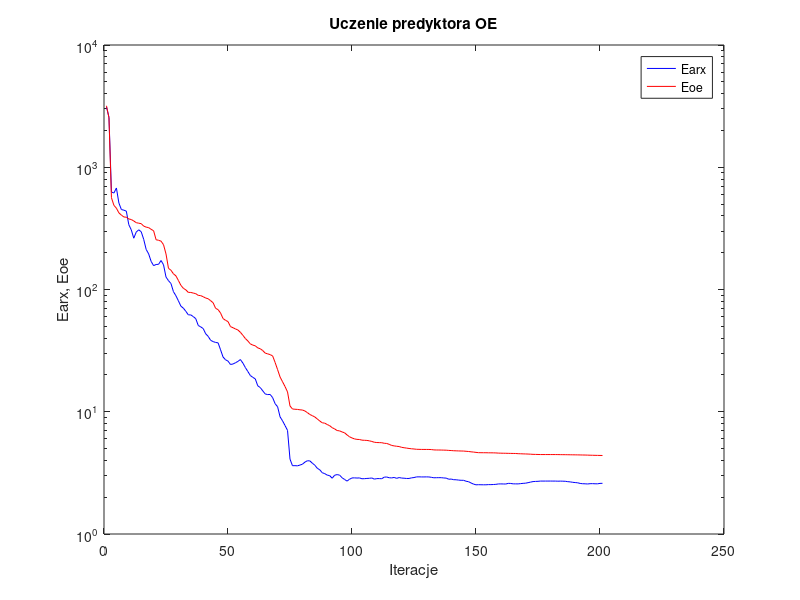
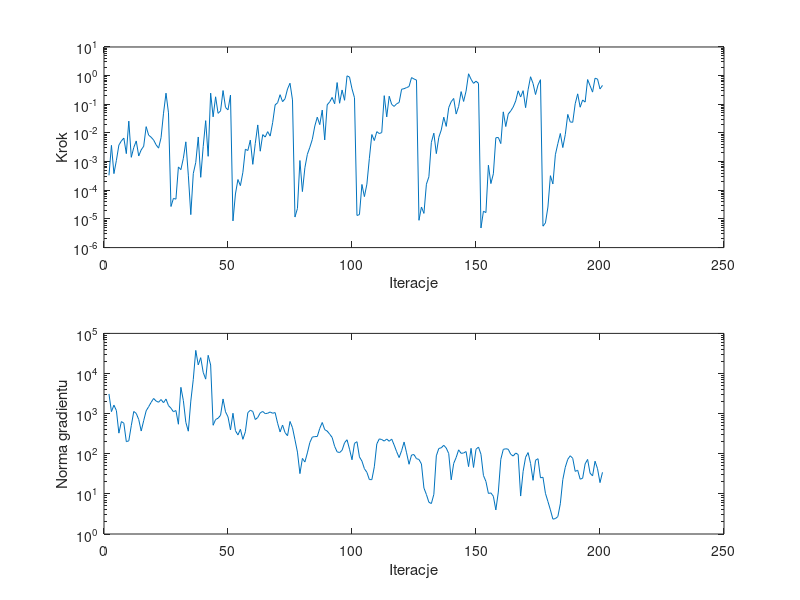

MATLAB code to generate these figures, in order:
%uczenie predyktora oe
clear all;
n=0; farx(n+1)=3.108858e+003; foe(n+1)=3.182804e+003; wspucz(n+1)=0.000000e+000; ng(n+1)=0.000000e+000;
%odnowa zmiennej metryki
n=1; farx(n+1)=2.567000e+003; foe(n+1)=2.537252e+003; krok(n+1)=3.325065e-004; ng(n+1)=3.098901e+003;
n=2; farx(n+1)=6.273749e+002; foe(n+1)=5.636211e+002; krok(n+1)=3.698907e-003; ng(n+1)=1.123418e+003;
n=3; farx(n+1)=6.154847e+002; foe(n+1)=4.876958e+002; krok(n+1)=3.812452e-004; ng(n+1)=1.629033e+003;
n=4; farx(n+1)=6.769134e+002; foe(n+1)=4.623409e+002; krok(n+1)=1.109421e-003; ng(n+1)=1.194681e+003;
n=5; farx(n+1)=5.102691e+002; foe(n+1)=4.237217e+002; krok(n+1)=3.778589e-003; ng(n+1)=3.265131e+002;
n=6; farx(n+1)=4.511158e+002; foe(n+1)=4.060871e+002; krok(n+1)=5.269205e-003; ng(n+1)=6.333523e+002;
n=7; farx(n+1)=4.454785e+002; foe(n+1)=3.921717e+002; krok(n+1)=6.607631e-003; ng(n+1)=5.783642e+002;
n=8; farx(n+1)=4.376917e+002; foe(n+1)=3.901415e+002; krok(n+1)=1.901538e-003; ng(n+1)=2.003173e+002;
n=9; farx(n+1)=3.390088e+002; foe(n+1)=3.776316e+002; krok(n+1)=2.589153e-002; ng(n+1)=2.101932e+002;
n=10; farx(n+1)=3.074267e+002; foe(n+1)=3.736313e+002; krok(n+1)=1.413789e-003; ng(n+1)=5.012295e+002;
n=11; farx(n+1)=2.627964e+002; foe(n+1)=3.635113e+002; krok(n+1)=3.096185e-003; ng(n+1)=1.131752e+003;
n=12; farx(n+1)=2.950536e+002; foe(n+1)=3.521813e+002; krok(n+1)=5.269205e-003; ng(n+1)=1.013738e+003;
n=13; farx(n+1)=3.078693e+002; foe(n+1)=3.485423e+002; krok(n+1)=1.570350e-003; ng(n+1)=7.146886e+002;
n=14; farx(n+1)=2.968174e+002; foe(n+1)=3.458073e+002; krok(n+1)=2.569527e-003; ng(n+1)=3.687894e+002;
n=15; farx(n+1)=2.575575e+002; foe(n+1)=3.301406e+002; krok(n+1)=3.437609e-003; ng(n+1)=6.680128e+002;
n=16; farx(n+1)=2.127796e+002; foe(n+1)=3.237488e+002; krok(n+1)=1.660195e-002; ng(n+1)=1.175475e+003;
n=17; farx(n+1)=1.956470e+002; foe(n+1)=3.207395e+002; krok(n+1)=8.403478e-003; ng(n+1)=1.489920e+003;
n=18; farx(n+1)=1.698397e+002; foe(n+1)=3.106749e+002; krok(n+1)=7.088910e-003; ng(n+1)=1.909634e+003;
n=19; farx(n+1)=1.567424e+002; foe(n+1)=3.024759e+002; krok(n+1)=5.682045e-003; ng(n+1)=2.389212e+003;
n=20; farx(n+1)=1.601689e+002; foe(n+1)=2.552908e+002; krok(n+1)=3.869544e-003; ng(n+1)=2.065043e+003;
n=21; farx(n+1)=1.606807e+002; foe(n+1)=2.527378e+002; krok(n+1)=2.953444e-003; ng(n+1)=1.922169e+003;
n=22; farx(n+1)=1.726674e+002; foe(n+1)=2.485875e+002; krok(n+1)=6.819101e-003; ng(n+1)=2.246538e+003;
n=23; farx(n+1)=1.592780e+002; foe(n+1)=2.325891e+002; krok(n+1)=4.895097e-002; ng(n+1)=1.872490e+003;
n=24; farx(n+1)=1.264951e+002; foe(n+1)=1.953261e+002; krok(n+1)=2.445391e-001; ng(n+1)=2.312094e+003;
n=25; farx(n+1)=1.180995e+002; foe(n+1)=1.489912e+002; krok(n+1)=5.039212e-002; ng(n+1)=1.587094e+003;
%odnowa zmiennej metryki
n=26; farx(n+1)=1.119475e+002; foe(n+1)=1.436958e+002; krok(n+1)=2.715324e-005; ng(n+1)=1.364867e+003;
n=27; farx(n+1)=9.600864e+001; foe(n+1)=1.344000e+002; krok(n+1)=5.210339e-005; ng(n+1)=1.114229e+003;
n=28; farx(n+1)=8.889353e+001; foe(n+1)=1.292446e+002; krok(n+1)=4.902299e-005; ng(n+1)=1.196270e+003;
n=29; farx(n+1)=8.081714e+001; foe(n+1)=1.185522e+002; krok(n+1)=6.520232e-004; ng(n+1)=5.441054e+002;
n=30; farx(n+1)=7.308077e+001; foe(n+1)=1.081983e+002; krok(n+1)=5.239523e-004; ng(n+1)=4.525524e+003;
n=31; farx(n+1)=7.038001e+001; foe(n+1)=1.022904e+002; krok(n+1)=1.310411e-003; ng(n+1)=2.116211e+003;
n=32; farx(n+1)=6.628915e+001; foe(n+1)=9.930828e+001; krok(n+1)=4.900827e-003; ng(n+1)=6.056270e+002;
n=33; farx(n+1)=6.203946e+001; foe(n+1)=9.466050e+001; krok(n+1)=3.368107e-004; ng(n+1)=3.653378e+002;
n=34; farx(n+1)=6.198385e+001; foe(n+1)=9.463716e+001; krok(n+1)=1.414532e-005; ng(n+1)=2.053788e+003;
n=35; farx(n+1)=6.003178e+001; foe(n+1)=9.349836e+001; krok(n+1)=3.824249e-004; ng(n+1)=7.155144e+003;
n=36; farx(n+1)=5.773265e+001; foe(n+1)=9.242910e+001; krok(n+1)=9.364685e-004; ng(n+1)=3.768247e+004;
n=37; farx(n+1)=5.080372e+001; foe(n+1)=8.955364e+001; krok(n+1)=7.242402e-003; ng(n+1)=1.640852e+004;
n=38; farx(n+1)=4.943974e+001; foe(n+1)=8.909147e+001; krok(n+1)=2.834094e-004; ng(n+1)=2.483096e+004;
n=39; farx(n+1)=4.794553e+001; foe(n+1)=8.727951e+001; krok(n+1)=3.364099e-003; ng(n+1)=1.068987e+004;
n=40; farx(n+1)=4.341254e+001; foe(n+1)=8.515570e+001; krok(n+1)=2.687524e-002; ng(n+1)=7.251909e+003;
n=41; farx(n+1)=4.139442e+001; foe(n+1)=8.401403e+001; krok(n+1)=1.532691e-003; ng(n+1)=2.843411e+004;
n=42; farx(n+1)=3.839893e+001; foe(n+1)=8.098616e+001; krok(n+1)=2.454949e-001; ng(n+1)=1.628702e+004;
n=43; farx(n+1)=3.749387e+001; foe(n+1)=7.790994e+001; krok(n+1)=3.651364e-002; ng(n+1)=5.130778e+002;
n=44; farx(n+1)=3.688948e+001; foe(n+1)=7.016466e+001; krok(n+1)=1.827549e-001; ng(n+1)=7.144560e+002;
n=45; farx(n+1)=3.662242e+001; foe(n+1)=6.843056e+001; krok(n+1)=4.834060e-002; ng(n+1)=7.691367e+002;
n=46; farx(n+1)=3.211468e+001; foe(n+1)=6.418712e+001; krok(n+1)=5.908701e-002; ng(n+1)=9.130834e+002;
n=47; farx(n+1)=2.804851e+001; foe(n+1)=5.786517e+001; krok(n+1)=3.020544e-001; ng(n+1)=2.320686e+003;
n=48; farx(n+1)=2.661416e+001; foe(n+1)=5.597101e+001; krok(n+1)=7.786028e-002; ng(n+1)=1.110887e+003;
n=49; farx(n+1)=2.595676e+001; foe(n+1)=5.465486e+001; krok(n+1)=6.392790e-002; ng(n+1)=8.295685e+002;
n=50; farx(n+1)=2.436188e+001; foe(n+1)=4.971696e+001; krok(n+1)=2.093785e-001; ng(n+1)=3.916066e+002;
%odnowa zmiennej metryki
n=51; farx(n+1)=2.458267e+001; foe(n+1)=4.869988e+001; krok(n+1)=8.539569e-006; ng(n+1)=1.022446e+003;
n=52; farx(n+1)=2.514975e+001; foe(n+1)=4.759294e+001; krok(n+1)=7.432247e-005; ng(n+1)=3.764545e+002;
n=53; farx(n+1)=2.581711e+001; foe(n+1)=4.663125e+001; krok(n+1)=2.374452e-004; ng(n+1)=2.939645e+002;
n=54; farx(n+1)=2.673024e+001; foe(n+1)=4.464924e+001; krok(n+1)=1.451493e-004; ng(n+1)=4.066091e+002;
n=55; farx(n+1)=2.500040e+001; foe(n+1)=4.219391e+001; krok(n+1)=4.238020e-004; ng(n+1)=2.292318e+002;
n=56; farx(n+1)=2.299757e+001; foe(n+1)=3.972843e+001; krok(n+1)=2.707062e-003; ng(n+1)=3.536089e+002;
n=57; farx(n+1)=2.134568e+001; foe(n+1)=3.793397e+001; krok(n+1)=2.435962e-003; ng(n+1)=1.061303e+003;
n=58; farx(n+1)=1.979233e+001; foe(n+1)=3.592079e+001; krok(n+1)=5.637357e-003; ng(n+1)=1.210287e+003;
n=59; farx(n+1)=1.912493e+001; foe(n+1)=3.508209e+001; krok(n+1)=8.031637e-004; ng(n+1)=1.133970e+003;
n=60; farx(n+1)=1.857289e+001; foe(n+1)=3.463033e+001; krok(n+1)=4.334641e-003; ng(n+1)=7.123687e+002;
n=61; farx(n+1)=1.629463e+001; foe(n+1)=3.329194e+001; krok(n+1)=1.906683e-002; ng(n+1)=8.016665e+002;
n=62; farx(n+1)=1.577866e+001; foe(n+1)=3.276323e+001; krok(n+1)=2.307965e-003; ng(n+1)=1.048233e+003;
n=63; farx(n+1)=1.483851e+001; foe(n+1)=3.166757e+001; krok(n+1)=8.751130e-003; ng(n+1)=1.132763e+003;
n=64; farx(n+1)=1.398580e+001; foe(n+1)=3.018296e+001; krok(n+1)=7.191611e-003; ng(n+1)=1.001656e+003;
n=65; farx(n+1)=1.382028e+001; foe(n+1)=2.975766e+001; krok(n+1)=1.111520e-002; ng(n+1)=1.021807e+003;
n=66; farx(n+1)=1.385316e+001; foe(n+1)=2.932558e+001; krok(n+1)=7.763326e-003; ng(n+1)=1.100127e+003;
n=67; farx(n+1)=1.304529e+001; foe(n+1)=2.861417e+001; krok(n+1)=2.284436e-002; ng(n+1)=1.022401e+003;
n=68; farx(n+1)=1.163498e+001; foe(n+1)=2.528959e+001; krok(n+1)=9.515193e-002; ng(n+1)=1.062371e+003;
n=69; farx(n+1)=1.098779e+001; foe(n+1)=2.209400e+001; krok(n+1)=1.134226e-001; ng(n+1)=5.770029e+002;
n=70; farx(n+1)=9.078862e+000; foe(n+1)=1.923238e+001; krok(n+1)=2.162376e-001; ng(n+1)=3.503297e+002;
n=71; farx(n+1)=8.424957e+000; foe(n+1)=1.758538e+001; krok(n+1)=1.234102e-001; ng(n+1)=5.204034e+002;
n=72; farx(n+1)=7.711058e+000; foe(n+1)=1.606879e+001; krok(n+1)=1.564519e-001; ng(n+1)=3.369832e+002;
n=73; farx(n+1)=7.041360e+000; foe(n+1)=1.452834e+001; krok(n+1)=3.428611e-001; ng(n+1)=2.814411e+002;
n=74; farx(n+1)=4.095106e+000; foe(n+1)=1.114502e+001; krok(n+1)=5.429402e-001; ng(n+1)=6.377022e+002;
n=75; farx(n+1)=3.619223e+000; foe(n+1)=1.053880e+001; krok(n+1)=1.423907e-001; ng(n+1)=4.471457e+002;
%odnowa zmiennej metryki
n=76; farx(n+1)=3.623807e+000; foe(n+1)=1.048181e+001; krok(n+1)=1.164400e-005; ng(n+1)=2.234235e+002;
n=77; farx(n+1)=3.610513e+000; foe(n+1)=1.045106e+001; krok(n+1)=2.322634e-005; ng(n+1)=1.100568e+002;
n=78; farx(n+1)=3.664492e+000; foe(n+1)=1.037488e+001; krok(n+1)=1.093065e-003; ng(n+1)=3.199875e+001;
n=79; farx(n+1)=3.720833e+000; foe(n+1)=1.033324e+001; krok(n+1)=9.012338e-005; ng(n+1)=7.655130e+001;
n=80; farx(n+1)=3.872412e+000; foe(n+1)=1.014579e+001; krok(n+1)=6.104926e-004; ng(n+1)=6.238783e+001;
n=81; farx(n+1)=3.973356e+000; foe(n+1)=9.843092e+000; krok(n+1)=1.797919e-003; ng(n+1)=1.051143e+002;
n=82; farx(n+1)=3.965280e+000; foe(n+1)=9.495452e+000; krok(n+1)=3.162104e-003; ng(n+1)=1.907916e+002;
n=83; farx(n+1)=3.796322e+000; foe(n+1)=9.289906e+000; krok(n+1)=5.980899e-003; ng(n+1)=2.612522e+002;
n=84; farx(n+1)=3.654826e+000; foe(n+1)=9.060881e+000; krok(n+1)=1.740861e-002; ng(n+1)=2.678351e+002;
n=85; farx(n+1)=3.448294e+000; foe(n+1)=8.737498e+000; krok(n+1)=3.559767e-002; ng(n+1)=2.689204e+002;
n=86; farx(n+1)=3.352148e+000; foe(n+1)=8.399194e+000; krok(n+1)=1.953576e-002; ng(n+1)=4.289082e+002;
n=87; farx(n+1)=3.172247e+000; foe(n+1)=8.123561e+000; krok(n+1)=6.306675e-002; ng(n+1)=6.018695e+002;
n=88; farx(n+1)=3.118686e+000; foe(n+1)=8.068984e+000; krok(n+1)=5.711090e-003; ng(n+1)=3.990102e+002;
n=89; farx(n+1)=3.032182e+000; foe(n+1)=7.863062e+000; krok(n+1)=9.599621e-002; ng(n+1)=3.674924e+002;
n=90; farx(n+1)=3.002690e+000; foe(n+1)=7.690582e+000; krok(n+1)=1.213676e-001; ng(n+1)=3.077550e+002;
n=91; farx(n+1)=2.858576e+000; foe(n+1)=7.408620e+000; krok(n+1)=1.738735e-001; ng(n+1)=2.544923e+002;
n=92; farx(n+1)=3.025845e+000; foe(n+1)=7.236721e+000; krok(n+1)=1.042621e-001; ng(n+1)=1.524011e+002;
n=93; farx(n+1)=3.061375e+000; foe(n+1)=7.021289e+000; krok(n+1)=5.736491e-001; ng(n+1)=1.116575e+002;
n=94; farx(n+1)=3.031360e+000; foe(n+1)=6.974204e+000; krok(n+1)=1.088405e-001; ng(n+1)=1.070998e+002;
n=95; farx(n+1)=2.884574e+000; foe(n+1)=6.837646e+000; krok(n+1)=3.161324e-001; ng(n+1)=1.222577e+002;
n=96; farx(n+1)=2.794468e+000; foe(n+1)=6.727268e+000; krok(n+1)=1.380129e-001; ng(n+1)=1.880331e+002;
n=97; farx(n+1)=2.708383e+000; foe(n+1)=6.465099e+000; krok(n+1)=9.853052e-001; ng(n+1)=2.235289e+002;
n=98; farx(n+1)=2.804974e+000; foe(n+1)=6.240240e+000; krok(n+1)=8.892951e-001; ng(n+1)=1.298066e+002;
n=99; farx(n+1)=2.874537e+000; foe(n+1)=6.104861e+000; krok(n+1)=3.465039e-001; ng(n+1)=7.080098e+001;
n=100; farx(n+1)=2.879090e+000; foe(n+1)=5.996851e+000; krok(n+1)=1.697026e-001; ng(n+1)=1.812856e+002;
%odnowa zmiennej metryki
n=101; farx(n+1)=2.868669e+000; foe(n+1)=5.943967e+000; krok(n+1)=1.323611e-005; ng(n+1)=2.000004e+002;
n=102; farx(n+1)=2.876731e+000; foe(n+1)=5.929779e+000; krok(n+1)=1.414532e-005; ng(n+1)=8.355229e+001;
n=103; farx(n+1)=2.831375e+000; foe(n+1)=5.858284e+000; krok(n+1)=1.596151e-004; ng(n+1)=6.567801e+001;
n=104; farx(n+1)=2.835370e+000; foe(n+1)=5.841721e+000; krok(n+1)=6.013826e-005; ng(n+1)=4.246816e+001;
n=105; farx(n+1)=2.848189e+000; foe(n+1)=5.828126e+000; krok(n+1)=1.634024e-004; ng(n+1)=3.447085e+001;
n=106; farx(n+1)=2.855509e+000; foe(n+1)=5.782540e+000; krok(n+1)=1.300172e-003; ng(n+1)=2.275137e+001;
n=107; farx(n+1)=2.872896e+000; foe(n+1)=5.715499e+000; krok(n+1)=8.816889e-003; ng(n+1)=2.261206e+001;
n=108; farx(n+1)=2.811580e+000; foe(n+1)=5.631161e+000; krok(n+1)=5.433546e-003; ng(n+1)=4.730049e+001;
n=109; farx(n+1)=2.838923e+000; foe(n+1)=5.600266e+000; krok(n+1)=1.109636e-002; ng(n+1)=1.757338e+002;
n=110; farx(n+1)=2.840123e+000; foe(n+1)=5.592530e+000; krok(n+1)=9.533414e-003; ng(n+1)=2.348477e+002;
n=111; farx(n+1)=2.832091e+000; foe(n+1)=5.582533e+000; krok(n+1)=1.033570e-002; ng(n+1)=2.259889e+002;
n=112; farx(n+1)=2.918610e+000; foe(n+1)=5.521947e+000; krok(n+1)=2.002215e-001; ng(n+1)=2.070846e+002;
n=113; farx(n+1)=2.925756e+000; foe(n+1)=5.504442e+000; krok(n+1)=3.627640e-002; ng(n+1)=2.330730e+002;
n=114; farx(n+1)=2.884927e+000; foe(n+1)=5.411851e+000; krok(n+1)=1.913888e-001; ng(n+1)=2.046459e+002;
n=115; farx(n+1)=2.876428e+000; foe(n+1)=5.301260e+000; krok(n+1)=9.907791e-002; ng(n+1)=2.322134e+002;
n=116; farx(n+1)=2.902426e+000; foe(n+1)=5.257153e+000; krok(n+1)=8.436372e-002; ng(n+1)=1.648080e+002;
n=117; farx(n+1)=2.853393e+000; foe(n+1)=5.220256e+000; krok(n+1)=1.046893e-001; ng(n+1)=1.124589e+002;
n=118; farx(n+1)=2.895410e+000; foe(n+1)=5.194303e+000; krok(n+1)=1.150668e-001; ng(n+1)=8.039635e+001;
n=119; farx(n+1)=2.868383e+000; foe(n+1)=5.116258e+000; krok(n+1)=3.354651e-001; ng(n+1)=1.189431e+002;
n=120; farx(n+1)=2.860137e+000; foe(n+1)=5.078861e+000; krok(n+1)=3.505976e-001; ng(n+1)=1.961837e+002;
n=121; farx(n+1)=2.846209e+000; foe(n+1)=5.043107e+000; krok(n+1)=3.828290e-001; ng(n+1)=1.057110e+002;
n=122; farx(n+1)=2.846577e+000; foe(n+1)=5.007871e+000; krok(n+1)=4.158012e-001; ng(n+1)=5.470734e+001;
n=123; farx(n+1)=2.879188e+000; foe(n+1)=4.978408e+000; krok(n+1)=8.551938e-001; ng(n+1)=9.319680e+001;
n=124; farx(n+1)=2.896143e+000; foe(n+1)=4.959611e+000; krok(n+1)=7.650627e-001; ng(n+1)=9.528894e+001;
n=125; farx(n+1)=2.931370e+000; foe(n+1)=4.931436e+000; krok(n+1)=7.011953e-001; ng(n+1)=7.533408e+001;
%odnowa zmiennej metryki
n=126; farx(n+1)=2.934607e+000; foe(n+1)=4.925854e+000; krok(n+1)=8.960031e-006; ng(n+1)=7.222763e+001;
n=127; farx(n+1)=2.929581e+000; foe(n+1)=4.918319e+000; krok(n+1)=2.609844e-005; ng(n+1)=5.557924e+001;
n=128; farx(n+1)=2.929363e+000; foe(n+1)=4.918004e+000; krok(n+1)=1.560740e-005; ng(n+1)=1.401677e+001;
n=129; farx(n+1)=2.932649e+000; foe(n+1)=4.916784e+000; krok(n+1)=1.629540e-004; ng(n+1)=9.651188e+000;
n=130; farx(n+1)=2.928753e+000; foe(n+1)=4.915872e+000; krok(n+1)=2.958143e-004; ng(n+1)=6.191206e+000;
n=131; farx(n+1)=2.908295e+000; foe(n+1)=4.905998e+000; krok(n+1)=4.718270e-003; ng(n+1)=5.739523e+000;
n=132; farx(n+1)=2.883601e+000; foe(n+1)=4.875536e+000; krok(n+1)=9.824309e-003; ng(n+1)=9.730731e+000;
n=133; farx(n+1)=2.887500e+000; foe(n+1)=4.866765e+000; krok(n+1)=1.901538e-003; ng(n+1)=8.869601e+001;
n=134; farx(n+1)=2.889493e+000; foe(n+1)=4.864996e+000; krok(n+1)=7.032104e-003; ng(n+1)=1.355040e+002;
n=135; farx(n+1)=2.889234e+000; foe(n+1)=4.861424e+000; krok(n+1)=1.274938e-002; ng(n+1)=1.407881e+002;
n=136; farx(n+1)=2.873625e+000; foe(n+1)=4.854739e+000; krok(n+1)=3.550149e-002; ng(n+1)=1.625646e+002;
n=137; farx(n+1)=2.864900e+000; foe(n+1)=4.847940e+000; krok(n+1)=1.694661e-002; ng(n+1)=1.390148e+002;
n=138; farx(n+1)=2.805553e+000; foe(n+1)=4.828974e+000; krok(n+1)=7.672268e-002; ng(n+1)=1.011458e+002;
n=139; farx(n+1)=2.814732e+000; foe(n+1)=4.817090e+000; krok(n+1)=1.230771e-001; ng(n+1)=2.241152e+001;
n=140; farx(n+1)=2.781383e+000; foe(n+1)=4.798617e+000; krok(n+1)=1.600146e-001; ng(n+1)=5.734342e+001;
n=141; farx(n+1)=2.777627e+000; foe(n+1)=4.790135e+000; krok(n+1)=4.568872e-002; ng(n+1)=8.082893e+001;
n=142; farx(n+1)=2.760614e+000; foe(n+1)=4.781202e+000; krok(n+1)=8.430727e-002; ng(n+1)=1.252709e+002;
n=143; farx(n+1)=2.749753e+000; foe(n+1)=4.774778e+000; krok(n+1)=2.774171e-001; ng(n+1)=1.023372e+002;
n=144; farx(n+1)=2.749651e+000; foe(n+1)=4.769411e+000; krok(n+1)=1.257595e-001; ng(n+1)=1.046658e+002;
n=145; farx(n+1)=2.701372e+000; foe(n+1)=4.749394e+000; krok(n+1)=2.894475e-001; ng(n+1)=1.134369e+002;
n=146; farx(n+1)=2.678388e+000; foe(n+1)=4.730519e+000; krok(n+1)=1.162116e+000; ng(n+1)=4.781221e+001;
n=147; farx(n+1)=2.614535e+000; foe(n+1)=4.701693e+000; krok(n+1)=7.470650e-001; ng(n+1)=1.365361e+002;
n=148; farx(n+1)=2.560217e+000; foe(n+1)=4.680223e+000; krok(n+1)=5.378226e-001; ng(n+1)=4.559237e+001;
n=149; farx(n+1)=2.524610e+000; foe(n+1)=4.651826e+000; krok(n+1)=6.400584e-001; ng(n+1)=1.293948e+002;
n=150; farx(n+1)=2.531950e+000; foe(n+1)=4.627652e+000; krok(n+1)=5.391440e-001; ng(n+1)=1.469561e+002;
%odnowa zmiennej metryki
n=151; farx(n+1)=2.528134e+000; foe(n+1)=4.623365e+000; krok(n+1)=4.833762e-006; ng(n+1)=9.724398e+001;
n=152; farx(n+1)=2.527115e+000; foe(n+1)=4.622169e+000; krok(n+1)=1.865637e-005; ng(n+1)=2.879659e+001;
n=153; farx(n+1)=2.526414e+000; foe(n+1)=4.621326e+000; krok(n+1)=1.663384e-005; ng(n+1)=2.042362e+001;
n=154; farx(n+1)=2.535785e+000; foe(n+1)=4.615531e+000; krok(n+1)=7.496833e-004; ng(n+1)=1.024920e+001;
n=155; farx(n+1)=2.534540e+000; foe(n+1)=4.613611e+000; krok(n+1)=1.714180e-004; ng(n+1)=1.058577e+001;
n=156; farx(n+1)=2.540140e+000; foe(n+1)=4.611634e+000; krok(n+1)=3.766475e-004; ng(n+1)=8.705932e+000;
n=157; farx(n+1)=2.547671e+000; foe(n+1)=4.604944e+000; krok(n+1)=6.800237e-003; ng(n+1)=3.979769e+000;
n=158; farx(n+1)=2.567146e+000; foe(n+1)=4.589481e+000; krok(n+1)=6.963555e-003; ng(n+1)=1.112522e+001;
n=159; farx(n+1)=2.569544e+000; foe(n+1)=4.582967e+000; krok(n+1)=4.258262e-003; ng(n+1)=7.276634e+001;
n=160; farx(n+1)=2.566636e+000; foe(n+1)=4.578110e+000; krok(n+1)=5.454222e-002; ng(n+1)=1.284049e+002;
n=161; farx(n+1)=2.563445e+000; foe(n+1)=4.575091e+000; krok(n+1)=1.675780e-002; ng(n+1)=1.332674e+002;
n=162; farx(n+1)=2.596137e+000; foe(n+1)=4.568604e+000; krok(n+1)=4.568872e-002; ng(n+1)=1.295024e+002;
n=163; farx(n+1)=2.591012e+000; foe(n+1)=4.563473e+000; krok(n+1)=5.857529e-002; ng(n+1)=9.693429e+001;
n=164; farx(n+1)=2.572087e+000; foe(n+1)=4.559628e+000; krok(n+1)=8.035313e-002; ng(n+1)=8.767619e+001;
n=165; farx(n+1)=2.571258e+000; foe(n+1)=4.555911e+000; krok(n+1)=1.308949e-001; ng(n+1)=1.041438e+002;
n=166; farx(n+1)=2.569815e+000; foe(n+1)=4.539613e+000; krok(n+1)=2.948231e-001; ng(n+1)=9.597188e+001;
n=167; farx(n+1)=2.584070e+000; foe(n+1)=4.532714e+000; krok(n+1)=1.794664e-001; ng(n+1)=8.826181e+000;
n=168; farx(n+1)=2.596176e+000; foe(n+1)=4.523195e+000; krok(n+1)=2.991387e-001; ng(n+1)=3.643623e+001;
n=169; farx(n+1)=2.604586e+000; foe(n+1)=4.517043e+000; krok(n+1)=7.636705e-002; ng(n+1)=8.192947e+001;
n=170; farx(n+1)=2.630320e+000; foe(n+1)=4.508325e+000; krok(n+1)=3.217882e-001; ng(n+1)=1.070279e+002;
n=171; farx(n+1)=2.657859e+000; foe(n+1)=4.496764e+000; krok(n+1)=9.155235e-001; ng(n+1)=5.732528e+001;
n=172; farx(n+1)=2.684021e+000; foe(n+1)=4.482848e+000; krok(n+1)=5.341966e-001; ng(n+1)=2.177380e+001;
n=173; farx(n+1)=2.692834e+000; foe(n+1)=4.478039e+000; krok(n+1)=2.192961e-001; ng(n+1)=6.874377e+001;
n=174; farx(n+1)=2.697354e+000; foe(n+1)=4.472301e+000; krok(n+1)=4.714530e-001; ng(n+1)=7.539961e+001;
n=175; farx(n+1)=2.710376e+000; foe(n+1)=4.466929e+000; krok(n+1)=7.228765e-001; ng(n+1)=2.511682e+001;
%odnowa zmiennej metryki
n=176; farx(n+1)=2.709532e+000; foe(n+1)=4.466514e+000; krok(n+1)=5.589743e-006; ng(n+1)=2.599959e+001;
n=177; farx(n+1)=2.709989e+000; foe(n+1)=4.466442e+000; krok(n+1)=7.258975e-006; ng(n+1)=1.030278e+001;
n=178; farx(n+1)=2.710149e+000; foe(n+1)=4.466359e+000; krok(n+1)=2.605170e-005; ng(n+1)=6.451456e+000;
n=179; farx(n+1)=2.710838e+000; foe(n+1)=4.466058e+000; krok(n+1)=3.229906e-004; ng(n+1)=3.987571e+000;
n=180; farx(n+1)=2.709335e+000; foe(n+1)=4.465939e+000; krok(n+1)=1.662532e-004; ng(n+1)=2.348228e+000;
n=181; farx(n+1)=2.709754e+000; foe(n+1)=4.465232e+000; krok(n+1)=1.736904e-003; ng(n+1)=2.420645e+000;
n=182; farx(n+1)=2.703731e+000; foe(n+1)=4.463395e+000; krok(n+1)=4.243311e-003; ng(n+1)=2.716966e+000;
n=183; farx(n+1)=2.708003e+000; foe(n+1)=4.458824e+000; krok(n+1)=9.590335e-003; ng(n+1)=5.667444e+000;
n=184; farx(n+1)=2.704220e+000; foe(n+1)=4.456543e+000; krok(n+1)=3.096185e-003; ng(n+1)=2.265105e+001;
n=185; farx(n+1)=2.699624e+000; foe(n+1)=4.454566e+000; krok(n+1)=8.751130e-003; ng(n+1)=4.611080e+001;
n=186; farx(n+1)=2.680060e+000; foe(n+1)=4.451277e+000; krok(n+1)=4.438543e-002; ng(n+1)=7.267986e+001;
n=187; farx(n+1)=2.668966e+000; foe(n+1)=4.447054e+000; krok(n+1)=2.409244e-002; ng(n+1)=8.906392e+001;
n=188; farx(n+1)=2.647271e+000; foe(n+1)=4.444099e+000; krok(n+1)=2.362755e-002; ng(n+1)=7.702231e+001;
n=189; farx(n+1)=2.635436e+000; foe(n+1)=4.441055e+000; krok(n+1)=1.046893e-001; ng(n+1)=3.638932e+001;
n=190; farx(n+1)=2.623410e+000; foe(n+1)=4.437877e+000; krok(n+1)=2.317569e-001; ng(n+1)=3.879658e+001;
n=191; farx(n+1)=2.592035e+000; foe(n+1)=4.433213e+000; krok(n+1)=7.911391e-002; ng(n+1)=2.323614e+001;
n=192; farx(n+1)=2.578278e+000; foe(n+1)=4.428318e+000; krok(n+1)=1.416892e-001; ng(n+1)=2.451864e+001;
n=193; farx(n+1)=2.574564e+000; foe(n+1)=4.425359e+000; krok(n+1)=1.191056e-001; ng(n+1)=5.594845e+001;
n=194; farx(n+1)=2.565887e+000; foe(n+1)=4.418346e+000; krok(n+1)=7.310195e-001; ng(n+1)=7.226524e+001;
n=195; farx(n+1)=2.580245e+000; foe(n+1)=4.411043e+000; krok(n+1)=4.446475e-001; ng(n+1)=3.285220e+001;
n=196; farx(n+1)=2.582023e+000; foe(n+1)=4.406272e+000; krok(n+1)=2.663792e-001; ng(n+1)=2.807005e+001;
n=197; farx(n+1)=2.575375e+000; foe(n+1)=4.400303e+000; krok(n+1)=8.131859e-001; ng(n+1)=6.524513e+001;
n=198; farx(n+1)=2.573380e+000; foe(n+1)=4.396307e+000; krok(n+1)=7.612154e-001; ng(n+1)=4.239052e+001;
n=199; farx(n+1)=2.594166e+000; foe(n+1)=4.391731e+000; krok(n+1)=3.427774e-001; ng(n+1)=1.909097e+001;
n=200; farx(n+1)=2.597532e+000; foe(n+1)=4.387376e+000; krok(n+1)=4.556164e-001; ng(n+1)=3.447749e+001;

figure; semilogy(farx,'b'); hold on; semilogy(foe,'r'); xlabel('Iteracje'); ylabel('Earx, Eoe'); legend('Earx','Eoe'); title('Uczenie predyktora OE');
figure; subplot(2,1,1); semilogy(krok); xlabel('Iteracje'); ylabel('Krok');
subplot(2,1,2); semilogy(ng); xlabel('Iteracje'); ylabel('Norma gradientu');
Earx=farx(n+1)
Eoe=foe(n+1)
